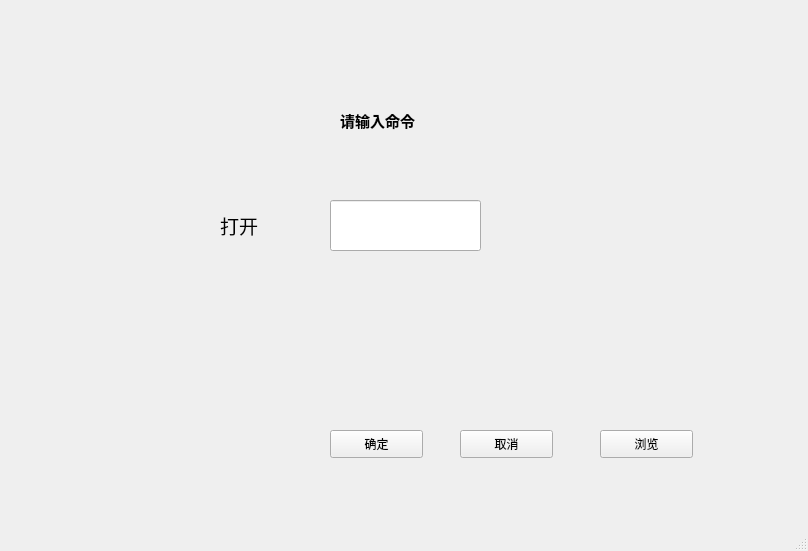
<?xml version="1.0" encoding="UTF-8"?>
<ui version="4.0">
 <class>MainWindow</class>
 <widget class="QMainWindow" name="MainWindow">
  <property name="geometry">
   <rect>
    <x>0</x>
    <y>0</y>
    <width>808</width>
    <height>551</height>
   </rect>
  </property>
  <property name="windowTitle">
   <string>MainWindow</string>
  </property>
  <widget class="QWidget" name="centralwidget">
   <widget class="QPushButton" name="commitButton">
    <property name="geometry">
     <rect>
      <x>330</x>
      <y>430</y>
      <width>93</width>
      <height>28</height>
     </rect>
    </property>
    <property name="text">
     <string>确定</string>
    </property>
   </widget>
   <widget class="QPushButton" name="cancelButton">
    <property name="geometry">
     <rect>
      <x>460</x>
      <y>430</y>
      <width>93</width>
      <height>28</height>
     </rect>
    </property>
    <property name="text">
     <string>取消</string>
    </property>
   </widget>
   <widget class="QPushButton" name="browseButton">
    <property name="geometry">
     <rect>
      <x>600</x>
      <y>430</y>
      <width>93</width>
      <height>28</height>
     </rect>
    </property>
    <property name="text">
     <string>浏览</string>
    </property>
   </widget>
   <widget class="QLabel" name="label">
    <property name="geometry">
     <rect>
      <x>340</x>
      <y>100</y>
      <width>101</width>
      <height>41</height>
     </rect>
    </property>
    <property name="font">
     <font>
      <family>微软雅黑</family>
     </font>
    </property>
    <property name="text">
     <string>&lt;html&gt;&lt;head/&gt;&lt;body&gt;&lt;p&gt;&lt;span style=&quot; font-size:11pt; font-weight:600;&quot;&gt;请输入命令&lt;/span&gt;&lt;/p&gt;&lt;/body&gt;&lt;/html&gt;</string>
    </property>
    <property name="textFormat">
     <enum>Qt::AutoText</enum>
    </property>
   </widget>
   <widget class="QLabel" name="label_2">
    <property name="geometry">
     <rect>
      <x>220</x>
      <y>200</y>
      <width>111</width>
      <height>51</height>
     </rect>
    </property>
    <property name="font">
     <font>
      <family>微软雅黑</family>
      <pointsize>14</pointsize>
     </font>
    </property>
    <property name="text">
     <string>打开</string>
    </property>
   </widget>
   <widget class="QLineEdit" name="cmdLineEdit">
    <property name="geometry">
     <rect>
      <x>330</x>
      <y>200</y>
      <width>151</width>
      <height>51</height>
     </rect>
    </property>
   </widget>
  </widget>
  <widget class="QMenuBar" name="menubar">
   <property name="geometry">
    <rect>
     <x>0</x>
     <y>0</y>
     <width>808</width>
     <height>26</height>
    </rect>
   </property>
  </widget>
  <widget class="QStatusBar" name="statusbar"/>
 </widget>
 <resources/>
 <connections/>
</ui>
